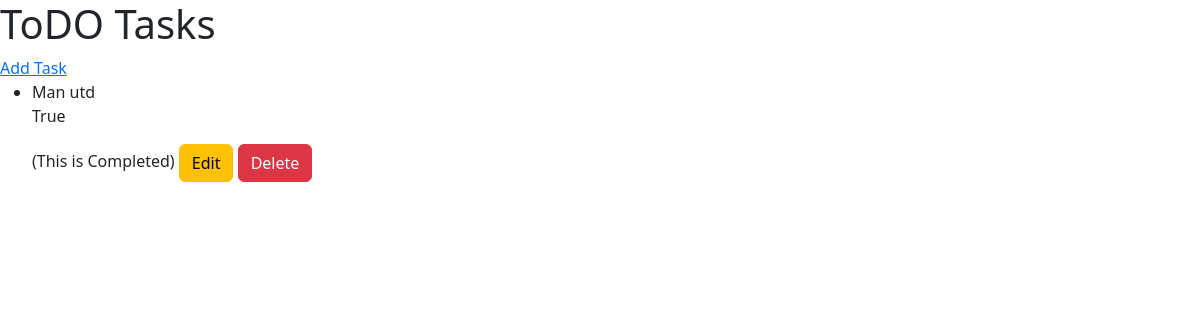
/, run on an earlier commit of the app's database.
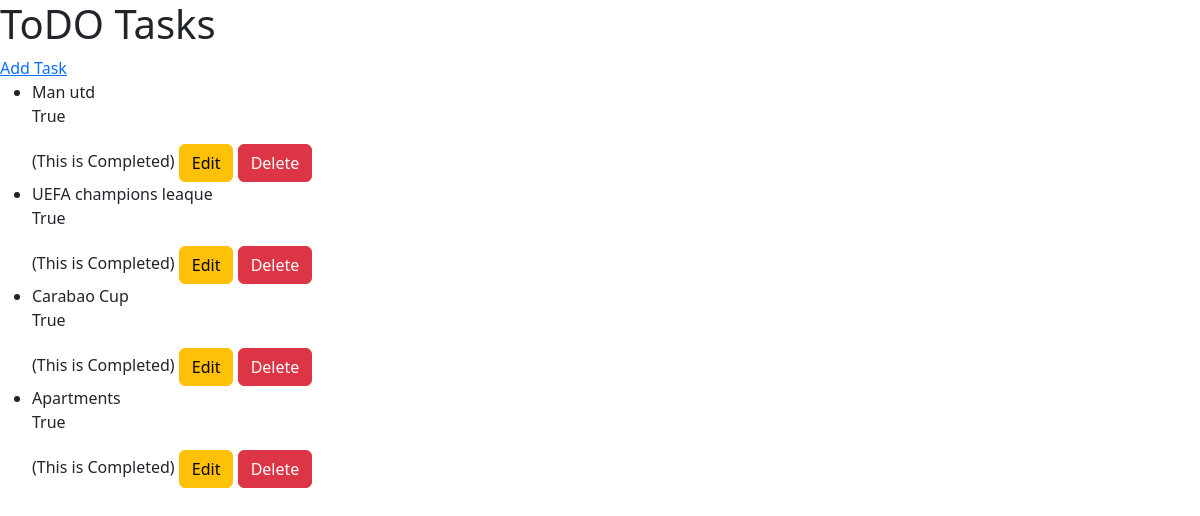
And on a later commit of the database.
### todo/models.py (models this page shows, shortened)
class Task(models.Model):
    title = models.CharField(max_length=100)
    completed = models.BooleanField(default=False)

### todo/views.py (the view)
# urls.py: path('', views.task_list, name='task_list'),
def task_list(request):
    tasks = Task.objects.all()
    return render(request,'todo/task_list.html',{'tasks':tasks})

### todo/templates/todo/task_list.html (shortened to what this page needs)
<!DOCTYPE html>
<html lang="en">
<head>
    <link href="https://cdn.jsdelivr.net/npm/bootstrap@5.3.3/dist/css/bootstrap.min.css" rel="stylesheet">
</head>
<body>
<h1>ToDO Tasks</h1>
<a href="{%  url 'task_create'  %}">Add Task</a>
<ul>
   {% for task in tasks%}
        <li>
              {{task.title}}
              <p>{{task.completed}}</p>
                <span>{% if task.completed %} (This is Completed) {% endif %}</span>
            <a type="btn" class="btn btn-warning" href="{% url 'task_update' task.pk %}">Edit</a>
            <a type="btn" class="btn btn-danger" href="{% url 'task_delete' task.pk %}">Delete</a>
        </li>
    {% endfor %}
</ul>
</body>
</html>

What changed in the data, as far as the page shows it:
added Task: title "UEFA champions leaque", completed "True", shows "(This is Completed)"
added Task: title "Carabao Cup", completed "True", shows "(This is Completed)"
added Task: title "Apartments", completed "True", shows "(This is Completed)"
